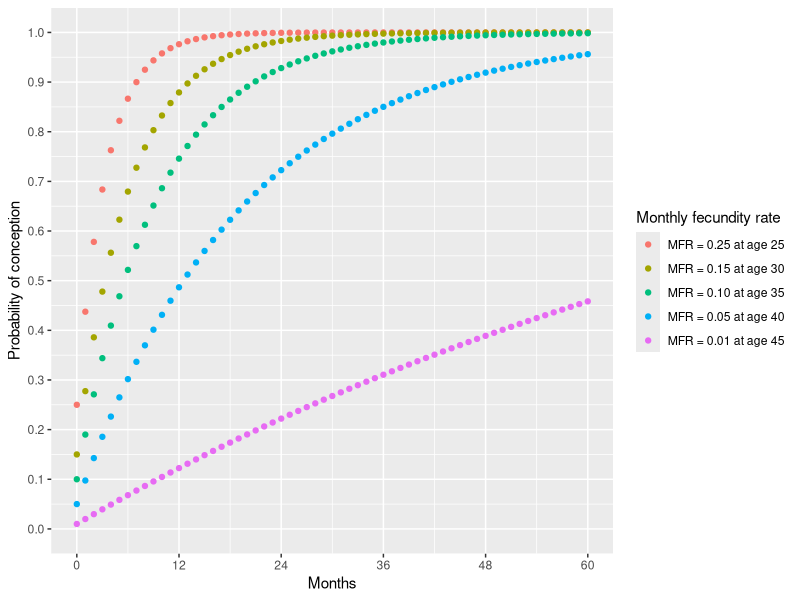

This figure's R source:
months <- 0:60
p_preg_per_month <- c("25" = 0.25, "30" = 0.15, "35" = 0.1, "40" = 0.05, "45" = 0.01)
p_success <- unlist(lapply(
  p_preg_per_month,
  function(p) pnbinom(months, 1, p)
))

#Now we just create a data frame suitable for passing to ggplot2 …
mfr_group <- paste(
  "MFR =",
  format(p_preg_per_month, digits = 2),
  "at age",
  names(p_preg_per_month)
)

mfr_group <- factor(mfr_group, levels = mfr_group)
preg_data <- data.frame(
  months = rep.int(months, length(mfr_group)) ,
  mfr_group = rep(mfr_group, each = length(months)),
  p_success = p_success
)

#and draw the plot.
library(ggplot2)
(p <- ggplot(preg_data, aes(months, p_success, colour = mfr_group)) +
    geom_point() +
    scale_x_continuous(breaks = seq.int(0, 60, 12)) +
    scale_y_continuous(breaks = seq.int(0, 1, 0.1), limits = c(0, 1)) +
    scale_colour_discrete("Monthly fecundity rate") +
    xlab("Months") +
    ylab("Probability of conception") #+
    #opts(panel.grid.major = theme_line(colour = "grey60"))
)